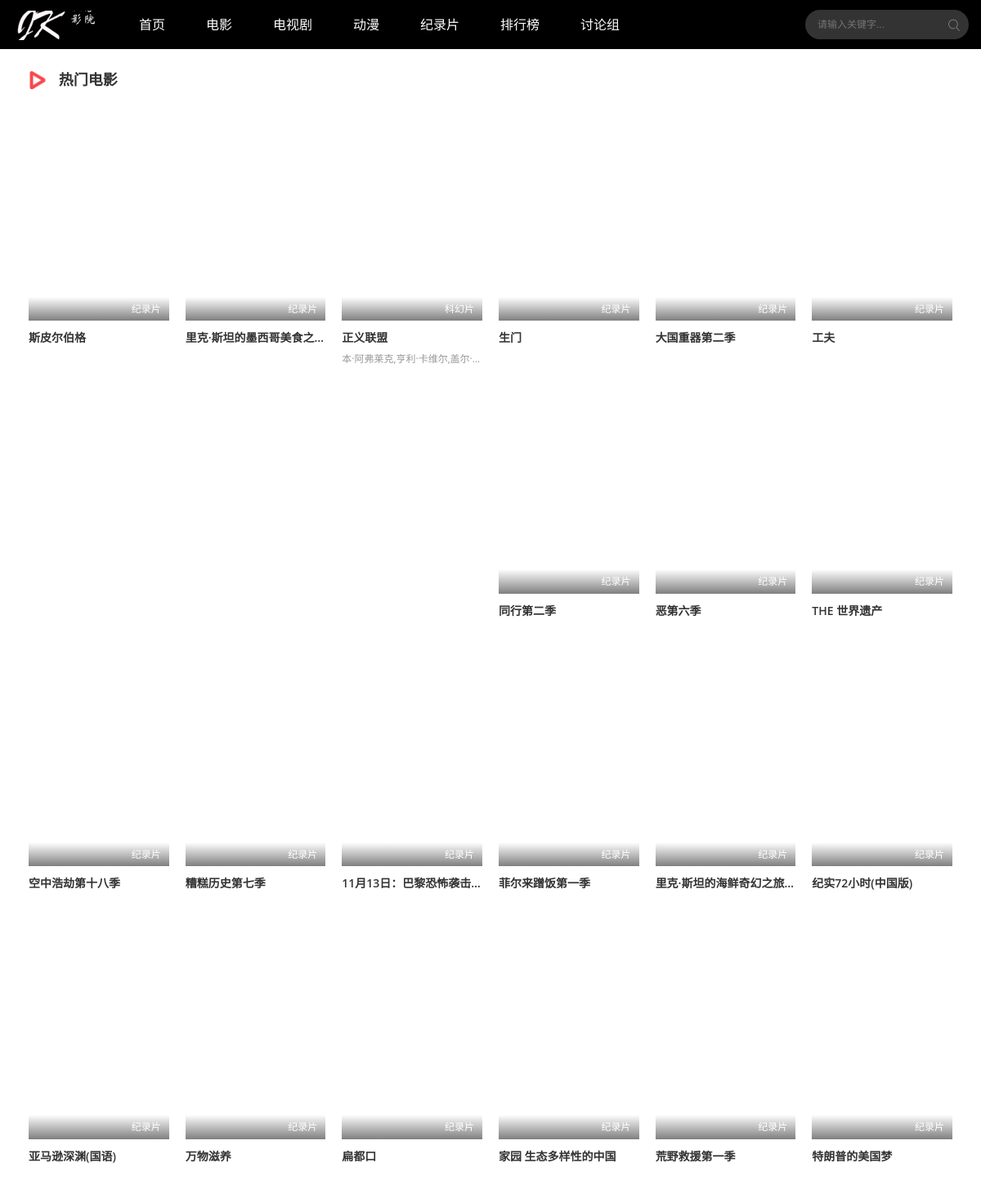
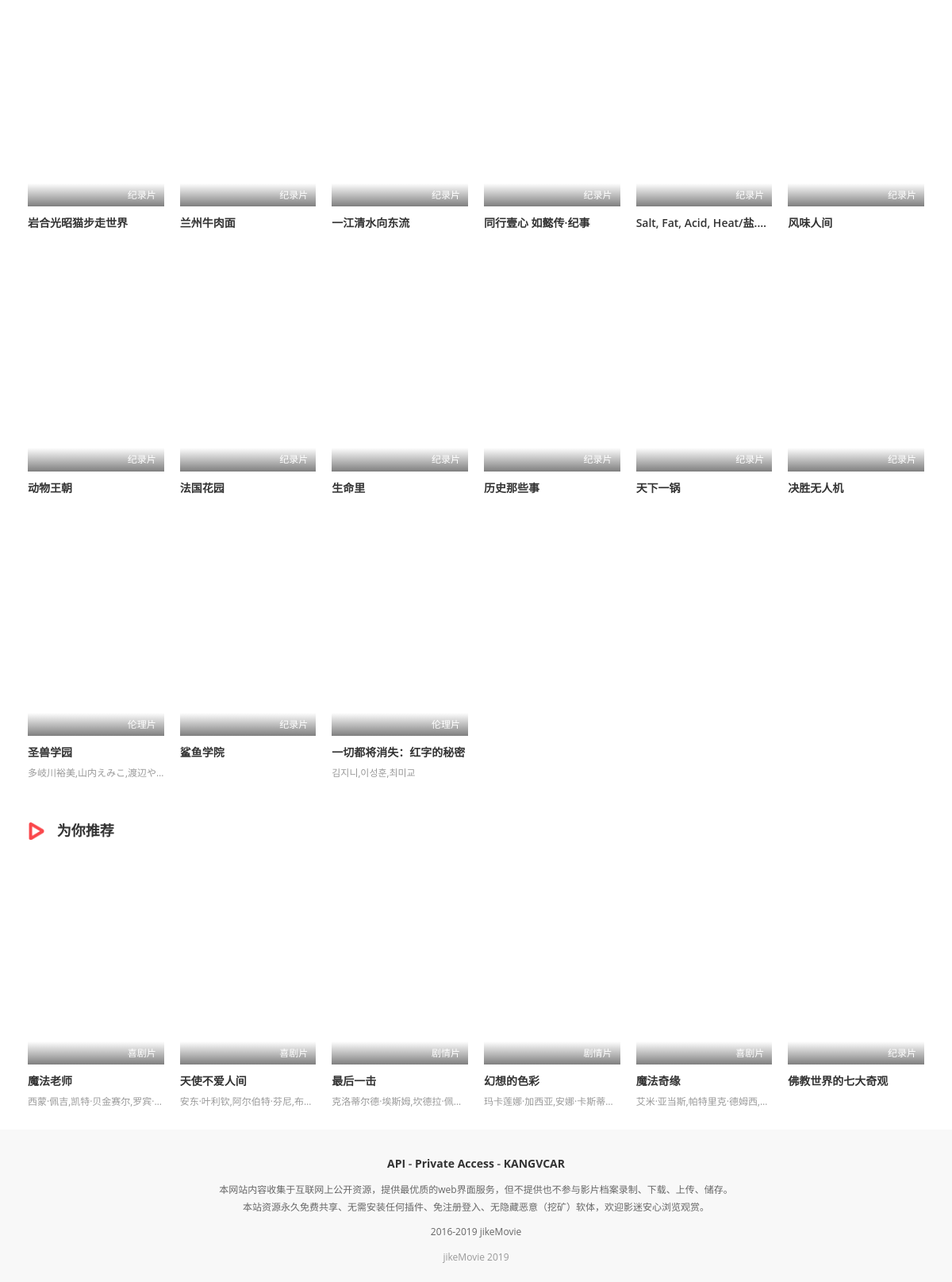
/front-end-v5.0/index.php, run on the app's committed database (2 pictures, top to bottom).
### tables this page shows
CREATE TABLE `movie` (
  `mid` int(20) NOT NULL,
  `mname` varchar(50) DEFAULT NULL,
  `mimgurl` varchar(200) DEFAULT NULL,
  `mscore` varchar(20) DEFAULT NULL,
  `mdirector` varchar(20) DEFAULT NULL,
  `mstar` varchar(200) DEFAULT NULL,
  `mtype` varchar(50) DEFAULT NULL,
  `marea` varchar(20) DEFAULT NULL,
  `myear` varchar(20) DEFAULT NULL,
  `msumary` varchar(400) DEFAULT NULL,
  `mplayurl` varchar(400) DEFAULT NULL
);

### front-end-v5.0/movie_list_hot.php (the view)
<?php
    $hot_MovieSql = "SELECT mid, mname, mimgurl, mtype, mstar FROM movie WHERE mtype LIKE '%片' LIMIT 36;";
    $result2 = $conn->query($hot_MovieSql);
    if ($row = $result2->num_rows > 0) {
        while ($row = $result2->fetch_row()) {
          print <<<EOG
            <li class="col-md-6 col-sm-4 col-xs-3">
                <div class="stui-vodlist__box">
                    <a class="stui-vodlist__thumb lazyload" style="background-image: url('$row[2]');" href="./vod-detail.php?movid=$row[0]" title="$row[1]">
                        <span class="play hidden-xs">
                        </span>
                        <span class="pic-text text-right">
                            $row[3]
                        </span>
                    </a>
                    <div class="stui-vodlist__detail">
                        <h4 class="title text-overflow">
                            <a href="vod-detail-id-97290.html" title="$row[1]">
                                $row[1]
                            </a>
                        </h4>
                        <p class="text text-overflow text-muted hidden-xs">
                            $row[4]
                        </p>
                    </div>
                </div>
            </li>
EOG;
        }
    }
 ?>

### front-end-v5.0/movie_list_recommend.php
<?php
    $recommend_MovieSql = "SELECT mid, mname, mimgurl, mtype, mstar FROM movie WHERE mtype LIKE '%片' ORDER BY mid DESC LIMIT 6 ;";
    $result3 = $conn->query($recommend_MovieSql);
    if ($row = $result3->num_rows > 0) {
        while ($row = $result3->fetch_row()) {
          print <<<EOG
            <li class="col-md-6 col-sm-4 col-xs-3">
                <div class="stui-vodlist__box">
                    <a class="stui-vodlist__thumb lazyload" style="background-image: url('$row[2]');" href="./vod-detail.php?movid=$row[0]" title="$row[1]">
                        <span class="play hidden-xs">
                        </span>
                        <span class="pic-text text-right">
                            $row[3]
                        </span>
                    </a>
                    <div class="stui-vodlist__detail">
                        <h4 class="title text-overflow">
                            <a href="vod-detail-id-97290.html" title="$row[1]">
                                $row[1]
                            </a>
                        </h4>
                        <p class="text text-overflow text-muted hidden-xs">
                            $row[4]
                        </p>
                    </div>
                </div>
            </li>
EOG;
        }
    }
 ?>

### front-end-v5.0/stui_block.css (style rules this page uses)
html { height: 100%; }
body { margin: 0; font-family:PingFangTC-Light,微軟正黑體,Microsoft JhengHei,Open Sans,sans-serif; font-size:14px; line-height: 140%; }
ul, ol, li,dt,dd { margin:0; padding:0; list-style:none; }
p { margin:0 0 10px; }
* { -webkit-box-sizing:border-box; -moz-box-sizing:border-box; box-sizing:border-box }
:after,:before { -webkit-box-sizing:border-box; -moz-box-sizing:border-box; box-sizing:border-box }
.col-pd,.col-lg-1,.col-lg-10,.col-lg-2,.col-lg-3,.col-lg-4,.col-lg-5,.col-lg-6,.col-lg-7,.col-lg-8,.col-lg-9,.col-md-1,.col-md-10,.col-md-2,.col-md-3,.col-md-4,.col-md-5,.col-md-6,.col-md-7,.col-md-8,.col-md-9,.col-sm-1,.col-sm-10,.col-sm-2,.col-sm-3,.col-sm-4,.col-sm-5,.col-sm-6,.col-sm-7,.col-sm-8,.col-sm-9,.col-xs-1,.col-xs-10,.col-xs-2,.col-xs-3,.col-xs-4,.col-xs-5,.col-xs-6,.col-xs-7,.col-xs-8,.col-xs-9 { position:relative;min-height:1px;padding:10px }
.col-xs-1,.col-xs-10,.col-xs-2,.col-xs-3,.col-xs-4,.col-xs-5,.col-xs-6,.col-xs-7,.col-xs-8,.col-xs-9,.col-xs-wide-1,.col-xs-wide-10,.col-xs-wide-15,.col-xs-wide-2,.col-xs-wide-25,.col-xs-wide-3,.col-xs-wide-35,.col-xs-wide-4,.col-xs-wide-45,.col-xs-wide-5,.col-xs-wide-55,.col-xs-wide-6,.col-xs-wide-65,.col-xs-wide-7,.col-xs-wide-75,.col-xs-wide-8,.col-xs-wide-85,.col-xs-wide-9,.col-xs-wide-95 { float:left }
.col-xs-3 { width:33.3333333% }
@media (min-width: 768px) { .col-sm-1,.col-sm-10,.col-sm-2,.col-sm-3,.col-sm-4,.col-sm-5,.col-sm-6,.col-sm-7,.col-sm-8,.col-sm-9,.col-sm-wide-1,.col-sm-wide-10,.col-sm-wide-15,.col-sm-wide-2,.col-sm-wide-25,.col-sm-wide-3,.col-sm-wide-35,.col-sm-wide-4,.col-sm-wide-45,.col-sm-wide-5,.col-sm-wide-55,.col-sm-wide-6,.col-sm-wide-65,.col-sm-wide-7,.col-sm-wide-75,.col-sm-wide-8,.col-sm-wide-85,.col-sm-wide-9,.col-sm-wide-95 { float:left } }
@media (min-width: 768px) { .col-sm-4 { width:25% } }
@media (min-width: 992px) { .col-md-1,.col-md-10,.col-md-2,.col-md-3,.col-md-4,.col-md-5,.col-md-6,.col-md-7,.col-md-8,.col-md-9,.col-md-wide-1,.col-md-wide-10,.col-md-wide-15,.col-md-wide-2,.col-md-wide-25,.col-md-wide-3,.col-md-wide-35,.col-md-wide-4,.col-md-wide-45,.col-md-wide-5,.col-md-wide-55,.col-md-wide-6,.col-md-wide-65,.col-md-wide-7,.col-md-wide-75,.col-md-wide-8,.col-md-wide-85,.col-md-wide-9,.col-md-wide-95 { float:left } }
@media (min-width: 992px) { .col-md-6 { width:16.6666667% } }
h4 { font-size:16px; line-height: 22px; }
h1,h2,h3,h4,h5,h6 { font-weight: 400; margin-top:10px; margin-bottom:10px }
a,button { text-decoration:none; outline:none; -webkit-tap-highlight-color:rgba(0,0,0,0) }
.text-right { text-align: right; }
.text-overflow { width:100%; overflow:hidden; text-overflow:ellipsis; -o-text-overflow:ellipsis; white-space:nowrap; }
.pic-text { display: block; width: 100%; position: absolute; bottom: 0; left: 0; padding:5px 10px; font-size: 12px; overflow:hidden; text-overflow:ellipsis; -o-text-overflow:ellipsis; white-space:nowrap; }
.stui-vodlist__thumb { display: block; position: relative; padding-top: 150%; background: url(load.gif) no-repeat; background-position: 50% 50%; background-size: cover; }
.stui-vodlist__detail .title { font-size: 14px; margin-bottom: 0;font-weight: 600; }
.stui-vodlist__detail .text { min-height: 19px; font-size: 12px; margin-bottom: 0; margin-top: 5px; }

### front-end-v5.0/stui_block_color.css (style rules this page uses)
body { background: #FFFFFF; color: #666; }
a,h1, h2, h3, h4, h5, h6 { color: #333333; }
.text-muted { color: #999999; }
.pic-text,.pic-title-b { background-repeat: no-repeat; background-image: linear-gradient(transparent,rgba(0,0,0,.5)); color: #FFFFFF; }

### front-end-v5.0/stui_default.css (style rules this page uses)
body { padding-top: 60px; }

### data on the page
movie: mtype "纪录片", mname "斯皮尔伯格"
movie: mtype "纪录片", mname "里克·斯坦的墨西哥美食之旅"
movie: mtype "科幻片", mname "正义联盟", mstar "本·阿弗莱克,亨利·卡维尔,盖尔·…"
movie: mtype "纪录片", mname "生门"
movie: mtype "纪录片", mname "大国重器第二季"
movie: mtype "纪录片", mname "工夫"
movie: mtype "纪录片", mname "同行第二季"
movie: mtype "纪录片", mname "恶第六季"
movie: mtype "纪录片", mname "THE 世界遗产"
movie: mtype "纪录片", mname "空中浩劫第十八季"
movie: mtype "纪录片", mname "糟糕历史第七季"
movie: mtype "纪录片", mname "11月13日：巴黎恐怖袭击…"
movie: mtype "纪录片", mname "菲尔来蹭饭第一季"
movie: mtype "纪录片", mname "里克·斯坦的海鲜奇幻之旅…"
movie: mtype "纪录片", mname "纪实72小时(中国版)"
movie: mtype "纪录片", mname "亚马逊深渊(国语)"
movie: mtype "纪录片", mname "万物滋养"
movie: mtype "纪录片", mname "扁都口"
movie: mtype "纪录片", mname "家园 生态多样性的中国"
movie: mtype "纪录片", mname "荒野救援第一季"
movie: mtype "纪录片", mname "特朗普的美国梦"
movie: mtype "纪录片", mname "岩合光昭猫步走世界"
movie: mtype "纪录片", mname "兰州牛肉面"
movie: mtype "纪录片", mname "一江清水向东流"
movie: mtype "纪录片", mname "同行壹心 如懿传·纪事"
movie: mtype "纪录片", mname "Salt, Fat, Acid, Heat/盐.…"
movie: mtype "纪录片", mname "风味人间"
movie: mtype "纪录片", mname "动物王朝"
movie: mtype "纪录片", mname "法国花园"
movie: mtype "纪录片", mname "生命里"
movie: mtype "纪录片", mname "历史那些事"
movie: mtype "纪录片", mname "天下一锅"
movie: mtype "纪录片", mname "决胜无人机"
movie: mtype "伦理片", mname "圣兽学园", mstar "多岐川裕美,山内えみこ,渡辺や…"
movie: mtype "纪录片", mname "鲨鱼学院"
movie: mtype "伦理片", mname "一切都将消失：红字的秘密", mstar "김지니,이성훈,최미교"
movie: mtype "喜剧片", mname "魔法老师", mstar "西蒙·佩吉,凯特·贝金赛尔,罗宾·…"
movie: mtype "喜剧片", mname "天使不爱人间", mstar "安东·叶利钦,阿尔伯特·芬尼,布…"
movie: mtype "剧情片", mname "最后一击", mstar "克洛蒂尔德·埃斯姆,坎德拉·佩…"
movie: mtype "剧情片", mname "幻想的色彩", mstar "玛卡莲娜·加西亚,安娜·卡斯蒂…"
movie: mtype "喜剧片", mname "魔法奇缘", mstar "艾米·亚当斯,帕特里克·德姆西,…"
movie: mtype "纪录片", mname "佛教世界的七大奇观"
